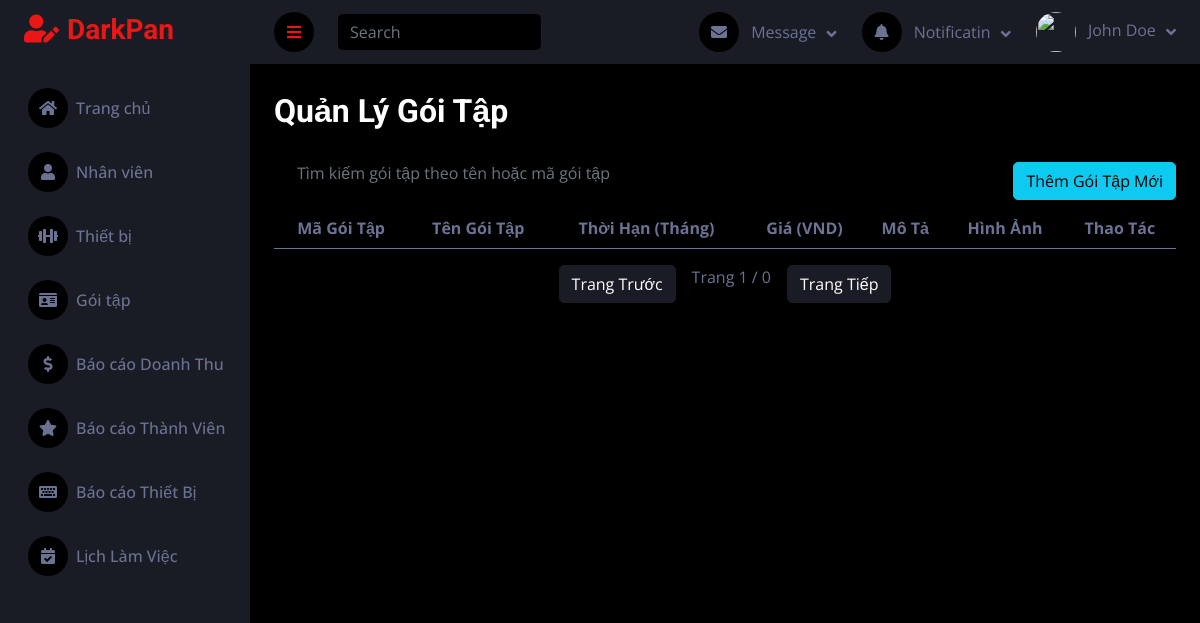
Page /public/Admin/goiTap on the earlier database version.
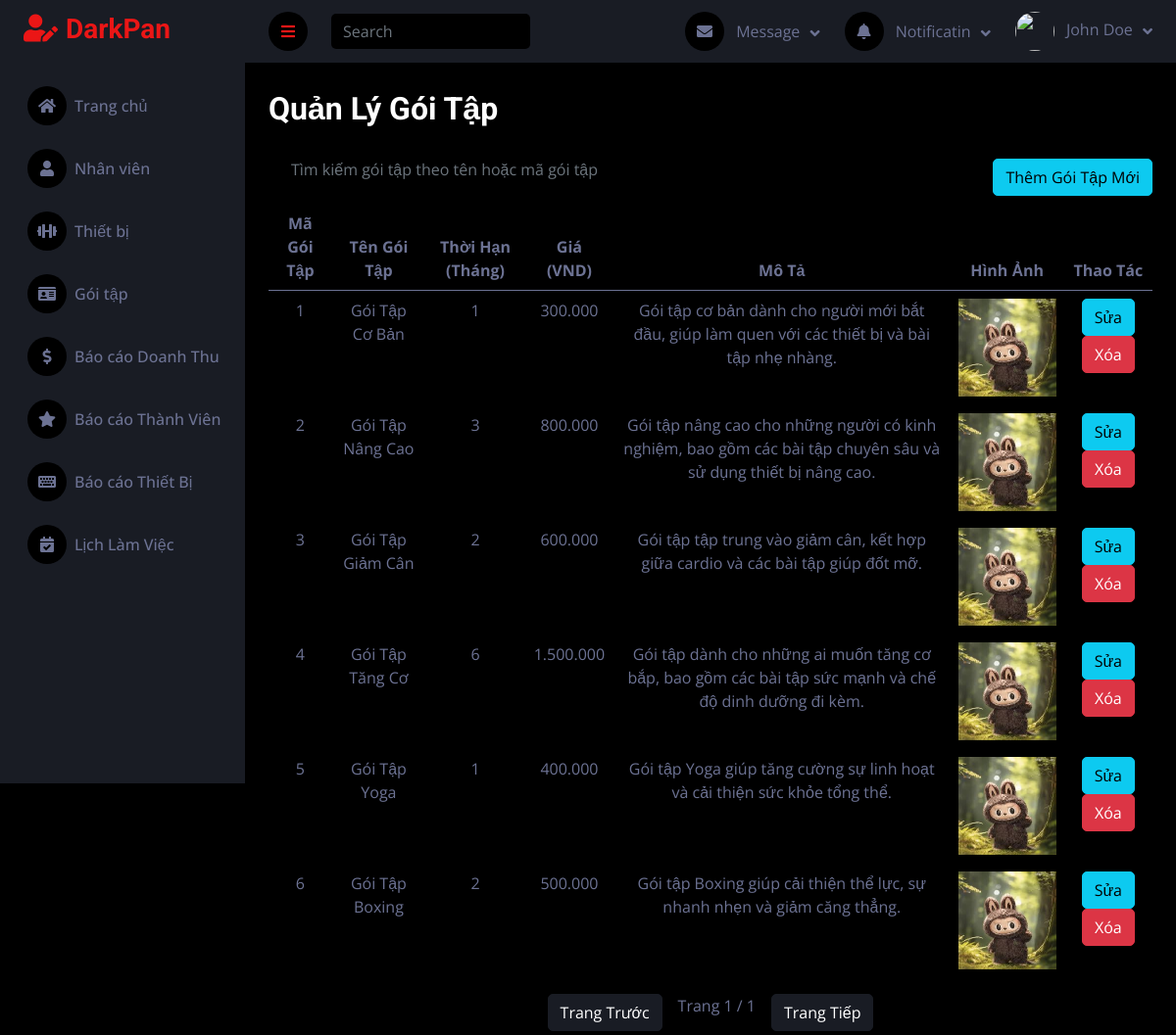
Same page on the later database version.
### tables this page shows
CREATE TABLE `goitap` (
  `maGoiTap` int(11) NOT NULL,
  `tenGoiTap` varchar(255) NOT NULL,
  `thoiHan` int(11) NOT NULL,
  `gia` decimal(10,2) NOT NULL,
  `moTa` text DEFAULT NULL,
  `anhGoiTap` varchar(255) NOT NULL
);

### controllers/HomeController_Admin.php (called while the page is built, shortened)
<?php
require_once BASE_PATH . '/models/GoiTapModel.php';
class HomeController_Admin {
public function goiTap(){
    $goiTapModel = new GoiTapModel();
    $currentGoiTap = $goiTapModel->getCurrentGoiTap();
    $limit = 8;
    $page = isset($_GET['page'])? $_GET['page'] : 1;
    $members = $goiTapModel->getGoiTapAdmin($page, $limit);
    $totalPages = ceil($currentGoiTap / $limit);
    $data = [
        'currentGoiTap' => $currentGoiTap,
        'members' => $members,
        'totalPages' => $totalPages,
        'currentPage' => $page,
    ];
    $this->render('Admin/goiTap/QuanLyGoiTap',$data);
}
    protected function render($view, $data = []) {
        extract($data);
        require_once BASE_PATH . "/views/$view.php";
    }
}
?>

### public/index.php (called while the page is built, shortened)
<?php
require_once BASE_PATH . '/routes/router.php';
$router = new Router();
$router->handleRequest();
?>

### models/GoiTapModel.php (called while the page is built, shortened)
<?php
require_once "../config/database.php";
class GoiTapModel {
    private $conn;
    public function __construct() {
        $database = new Database();
        $this->conn = $database->connect();
    }
    public function getCurrentGoiTap() {
        $sql = "SELECT COUNT(*) as count FROM goitap";
        $result = $this->conn->query($sql);
        $row = $result->fetch_assoc();
        return $row['count'];
    }
    public function getGoiTapAdmin($page, $limit) {
        $offset = ($page - 1) * $limit;
        $query = "SELECT * FROM goitap LIMIT $limit OFFSET $offset";
        $result = $this->conn->query($query);
        return $result->fetch_all(MYSQLI_ASSOC);
    }
}
?>

### config/database.php (called while the page is built, shortened)
<?php
class Database {
    private $servername = "localhost:3306";
    private $username = "root";
    private $password = "";
    private $dbname = "gym";
    public function connect() {
        $this->conn = mysqli_connect($this->servername, $this->username, $this->password, $this->dbname);
        return $this->conn;
    }
}
?>

### views/Admin/goiTap/QuanLyGoiTap.php (the view, shortened to what this page needs)
<!DOCTYPE html>
<html lang="en">
<head>
    <link href="https://cdnjs.cloudflare.com/ajax/libs/font-awesome/5.10.0/css/all.min.css" rel="stylesheet">
    <link href="https://cdn.jsdelivr.net/npm/bootstrap-icons@1.4.1/font/bootstrap-icons.css" rel="stylesheet">
    <link href="asset/lib/owlcarousel/assets/owl.carousel.min.css" rel="stylesheet">
    <link href="asset/lib/tempusdominus/css/tempusdominus-bootstrap-4.min.css" rel="stylesheet" />
    <link href="asset/css/bootstrap.min.css" rel="stylesheet">
    <link href="asset/css/style.css" rel="stylesheet">
</head>
<body>
    <?php require_once('../views/Admin/layout/header.php'); ?>
    <?php require_once('../views/Admin/layout/sidebar.php'); ?>
    <div class="container-fluid pt-4 px-4 my-1">
        <h2 class="mb-4">Quản Lý Gói Tập</h2>
        <div style="display: flex; justify-content: space-between; align-items: center;">
        <div class="mb-3" style="flex-grow: 1; max-width: 600px; padding-left: 10px;">
            <input type="text" id="searchInput" class="form-control" placeholder="Tìm kiếm gói tập theo tên hoặc mã gói tập">
        </div>
        <button class="btn btn-info" data-bs-toggle="modal" data-bs-target="#addGoiTapModal">Thêm Gói Tập Mới</button>
        </div>
        <table class="table table-striped text-center">
            <thead>
                <tr>
                    <th>Mã Gói Tập</th>
                    <th>Tên Gói Tập</th>
                    <th>Thời Hạn (Tháng)</th>
                    <th>Giá (VND)</th>
                    <th>Mô Tả</th>
                    <th>Hình Ảnh</th>
                    <th>Thao Tác</th>
                </tr>
            </thead>
            <tbody id="customerTable">
                <?php foreach ($members as $member): ?>
                    <tr data-id="<?= $member['maGoiTap'] ?>">
                        <td><?= $member['maGoiTap'] ?></td>
                        <td><?= $member['tenGoiTap'] ?></td>
                        <td><?= $member['thoiHan'] ?></td>
                        <td><?= number_format($member['gia'], 0, '.', '.')?></td>
                        <td><?= $member['moTa'] ?></td>
                        <td>
                        <img src="/GYM-WEB/asset/image/<?= $member['anhGoiTap'] ?>" alt="Hình Ảnh" width="100" height="100">
                        </td>
                        <td class="text-center">
                            <button class="btn btn-info btn-editGoiTap"
        data-id="<?= $member['maGoiTap'] ?>"
        data-tenGoiTap="<?= $member['tenGoiTap'] ?>"
        data-thoiHan="<?= $member['thoiHan'] ?>"
        data-gia="<?= $member['gia'] ?>"
        data-moTa="<?= $member['moTa'] ?>">Sửa</button>
                            <button type="button" class="btn btn-danger"  onclick="deleteGoiTap(<?= $member['maGoiTap']?>)">Xóa</button>
                        </td>
                    </tr>
                <?php endforeach; ?>
            </tbody>
        </table>
        <div id="pagination" class="d-flex justify-content-center">
            <a href="/GYM-WEB/public/Admin/goiTap?page=<?= max(1, $currentPage - 1) ?>" class="btn btn-secondary">Trang Trước</a>
            <span class="mx-3">Trang <?= $currentPage ?> / <?= $totalPages ?></span>
            <a href="/GYM-WEB/public/Admin/goiTap?page=<?= min($totalPages, $currentPage + 1) ?>" class="btn btn-secondary">Trang Tiếp</a>
        </div>
    </div>
</body>
</html>

### routes/router.php (shortened to what this page needs)
<?php
class Router {
    protected $routes = [];
    private function loadRoutes() {
        $this->routes = [
            ''=> ['controller' => 'ControllerLogin', 'action' => 'login'],
            'NV_Quay/dash' => ['controller' => 'HomeController_NV', 'action' => 'dashboard'],
            'NV_Quay/thanhVien' => ['controller' => 'HomeController_NV', 'action' => 'thanhVien'],
            'NV_Quay/thanhVien/chiTietThanhVien' => ['controller' => 'HomeController_NV', 'action' => 'chiTietThanhVien'],
            'NV_Quay/goitap' => ['controller' => 'HomeController_NV','action' => 'DSGoiTap'],
            'NV_Quay/lichlamviec' => ['controller' => 'HomeController_NV','action' => 'DSLichLamViec'],
            'Admin/home' => ['controller' => 'HomeController_Admin', 'action' => 'admin_dash'],
            'Admin/nhanVien' => ['controller' => 'HomeController_Admin', 'action' => 'nhanVien'],
            'Admin/thietBi' => ['controller' => 'HomeController_Admin', 'action' => 'thietBi'],
            'Admin/goiTap' => ['controller' => 'HomeController_Admin', 'action' => 'goiTap'],
            'Admin/baoCaoDoanhThu' => ['controller' => 'HomeController_Admin', 'action' =>'baoCaoDoanhThu'],
            'Admin/baoCaoThanhVien' => ['controller' => 'HomeController_Admin', 'action' => 'baoCaoThanhVien'],
            'Admin/baoCaoThietBi' => ['controller' => 'HomeController_Admin', 'action' => 'baoCaoThietBi'],
            'Admin/lichLamViec' => ['controller' => 'HomeController_Admin', 'action' => 'quanLyLichLamViec'],
            'NV_BaoTri/index' => ['controller' => 'HomeController_ThietBi', 'action' => 'index'],
            'NV_BaoTri/thietBi' => ['controller' => 'HomeController_ThietBi', 'action' => 'showDevices'],
            'NV_BaoTri/phieuBaoTri' => ['controller' => 'HomeController_ThietBi', 'action' => 'showPhieuBaoTri'],
            'NV_BaoTri/quanlykhuyenmai' => ['controller' => 'HomeController_KhuyenMai', 'action' => 'index'],
            'NV_BaoTri/quanlykhuyenmai/update' => ['controller' => 'HomeController_KhuyenMai', 'action' => 'update'],
            'NV_BaoTri/quanlykhuyenmai/create' => ['controller' => 'HomeController_KhuyenMai', 'action' => 'create'],
            'NV_BaoTri/quanlykhuyenmai/delete/{maKhuyenMai}' => ['controller' => 'HomeController_KhuyenMai', 'action' => 'delete'],
        ];
    }
    public function handleRequest() {
        $basePath = '/GYM-WEB/public';
        $path = str_replace($basePath, '', $_SERVER['REQUEST_URI']);
        $path = trim($path, '/');
        $path = parse_url($path, PHP_URL_PATH);
        if ($this->isDeleteRequest($path, $matches)) {
            $this->dispatch('HomeController_KhuyenMai', 'delete', $matches[1]);
        } elseif (array_key_exists($path, $this->routes)) {
            $this->dispatch($this->routes[$path]['controller'], $this->routes[$path]['action']);
        } else {
            $this->dispatch('ErrorController', 'notFound');
        }
    }
    private function isDeleteRequest($path, &$matches) {
        return preg_match('/^NV_BaoTri\/quanlykhuyenmai\/delete\/(\w+)$/', $path, $matches);
    }
    private function dispatch($controllerName, $actionName, $param = null) {
        $controller = new $controllerName();
        if (method_exists($controller, $actionName)) {
            if ($param) {
                $controller->$actionName($param);
            } else {
                $controller->$actionName();
            }
        } else {
            echo "Action $actionName không tồn tại.";
        }
    }
}
?>

### views/Admin/layout/header.php (shortened to what this page needs)
<div class="content">
    <nav class="navbar navbar-expand bg-secondary navbar-dark sticky-top px-4 py-0">
        <a href="#" class="sidebar-toggler flex-shrink-0">
            <i class="fa fa-bars"></i>
        </a>
        <form class="d-none d-md-flex ms-4">
            <input class="form-control bg-dark border-0" type="search" placeholder="Search">
        </form>
        <div class="navbar-nav align-items-center ms-auto">
            <div class="nav-item dropdown">
                <a href="#" class="nav-link dropdown-toggle" data-bs-toggle="dropdown">
                    <i class="fa fa-envelope me-lg-2"></i>
                    <span class="d-none d-lg-inline-flex">Message</span>
                </a>
            </div>
            <div class="nav-item dropdown">
                <a href="#" class="nav-link dropdown-toggle" data-bs-toggle="dropdown">
                    <i class="fa fa-bell me-lg-2"></i>
                    <span class="d-none d-lg-inline-flex">Notificatin</span>
                </a>
            </div>
            <div class="nav-item dropdown">
                <a href="#" class="nav-link dropdown-toggle" data-bs-toggle="dropdown">
                    <img class="rounded-circle me-lg-2" src="../../../asset/image/user.jpg" alt="" style="width: 40px; height: 40px;">
                    <span class="d-none d-lg-inline-flex">John Doe</span>
                </a>
            </div>
        </div>
    </nav>

### views/Admin/layout/sidebar.php
<div class="sidebar pe-4 pb-3">
    <nav class="navbar bg-secondary navbar-dark">
        <a href="" class="navbar-brand mx-4 mb-3">
            <h3 class="text-primary"><i class="fa fa-user-edit me-2"></i>DarkPan</h3>
        </a>
        <div class="navbar-nav w-100" id="sidebar-menu">
            <a href="/GYM-WEB/public" class="nav-item nav-link"><i class="fas fa-home me-2"></i>Trang chủ</a>
            <a href="/GYM-WEB/public/Admin/nhanVien" class="nav-item nav-link"><i class="fas fa-user me-2"></i>Nhân viên</a>
            <a href="/GYM-WEB/public/Admin/thietBi" class="nav-item nav-link"><i class="fas fa-dumbbell me-2"></i>Thiết bị</a>
            <a href="/GYM-WEB/public/Admin/goiTap" class="nav-item nav-link"><i class="fas fa-id-card me-2"></i>Gói tập</a>
            <a href="/GYM-WEB/public/Admin/baoCaoDoanhThu" class="nav-item nav-link"><i class="fas fa-dollar-sign me-2"></i>Báo cáo Doanh Thu</a>
            <a href="/GYM-WEB/public/Admin/baoCaoThanhVien" class="nav-item nav-link"><i class="fas fa-star me-2"></i>Báo cáo Thành Viên</a>
            <a href="/GYM-WEB/public/Admin/baoCaoThietBi" class="nav-item nav-link"><i class="fa fa-keyboard me-2"></i>Báo cáo Thiết Bị</a>
            <a href="/GYM-WEB/public/Admin/lichLamViec" class="nav-item nav-link"><i class="fa fa-calendar-check me-2"></i>Lịch Làm Việc</a>
        </div>
    </nav>
</div>

### asset/css/style.css (style rules this page uses)
:root { --primary: #EB1616; --secondary: #191C24; --light: #6C7293; --dark: #000000; }
.btn { transition: .5s; }
.sidebar { position: fixed; top: 0; left: 0; bottom: 0; width: 250px; height: 100vh; overflow-y: auto; background: var(--secondary); transition: 0.5s; z-index: 999; }
.content { margin-left: 250px; min-height: 100vh; background: var(--dark); transition: 0.5s; }
@media (min-width: 992px) { .sidebar { margin-left: 0; } }
@media (min-width: 992px) { .content { width: calc(100% - 250px); } }
.sidebar .navbar .navbar-nav .nav-link { padding: 7px 20px; color: var(--light); font-weight: 500; border-left: 3px solid var(--secondary); border-radius: 0 30px 30px 0; outline: none; }
.sidebar .navbar .navbar-nav .nav-link i { width: 40px; height: 40px; display: inline-flex; align-items: center; justify-content: center; background: var(--dark); border-radius: 40px; }
.content .navbar .navbar-nav .nav-link { margin-left: 25px; padding: 12px 0; color: var(--light); outline: none; }
.content .navbar .sidebar-toggler, .content .navbar .navbar-nav .nav-link i { width: 40px; height: 40px; display: inline-flex; align-items: center; justify-content: center; background: var(--dark); border-radius: 40px; }
.content .navbar .dropdown-toggle::after { margin-left: 6px; vertical-align: middle; border: none; content: "\f107"; font-family: "Font Awesome 5 Free"; font-weight: 900; transition: .5s; }

Differences in the rows shown:
added goitap: maGoiTap "1", tenGoiTap "Gói Tập Cơ Bản", thoiHan "1", gia "300.000", moTa "Gói tập cơ bản dành cho người mới bắt đầu, giúp làm quen với các thiết bị và bài tập nhẹ nhàng.", anhGoiTap (picture)
added goitap: maGoiTap "2", tenGoiTap "Gói Tập Nâng Cao", thoiHan "3", gia "800.000", moTa "Gói tập nâng cao cho những người có kinh nghiệm, bao gồm các bài tập chuyên sâu và sử dụng thiết bị nâng cao.", anhGoiTap (picture)
added goitap: maGoiTap "3", tenGoiTap "Gói Tập Giảm Cân", thoiHan "2", gia "600.000", moTa "Gói tập tập trung vào giảm cân, kết hợp giữa cardio và các bài tập giúp đốt mỡ.", anhGoiTap (picture)
added goitap: maGoiTap "4", tenGoiTap "Gói Tập Tăng Cơ", thoiHan "6", gia "1.500.000", moTa "Gói tập dành cho những ai muốn tăng cơ bắp, bao gồm các bài tập sức mạnh và chế độ dinh dưỡng đi kèm.", anhGoiTap (picture)
added goitap: maGoiTap "5", tenGoiTap "Gói Tập Yoga", thoiHan "1", gia "400.000", moTa "Gói tập Yoga giúp tăng cường sự linh hoạt và cải thiện sức khỏe tổng thể.", anhGoiTap (picture)
added goitap: maGoiTap "6", tenGoiTap "Gói Tập Boxing", thoiHan "2", gia "500.000", moTa "Gói tập Boxing giúp cải thiện thể lực, sự nhanh nhẹn và giảm căng thẳng.", anhGoiTap (picture)
Other differences:
$totalPages: "0" → "1"
